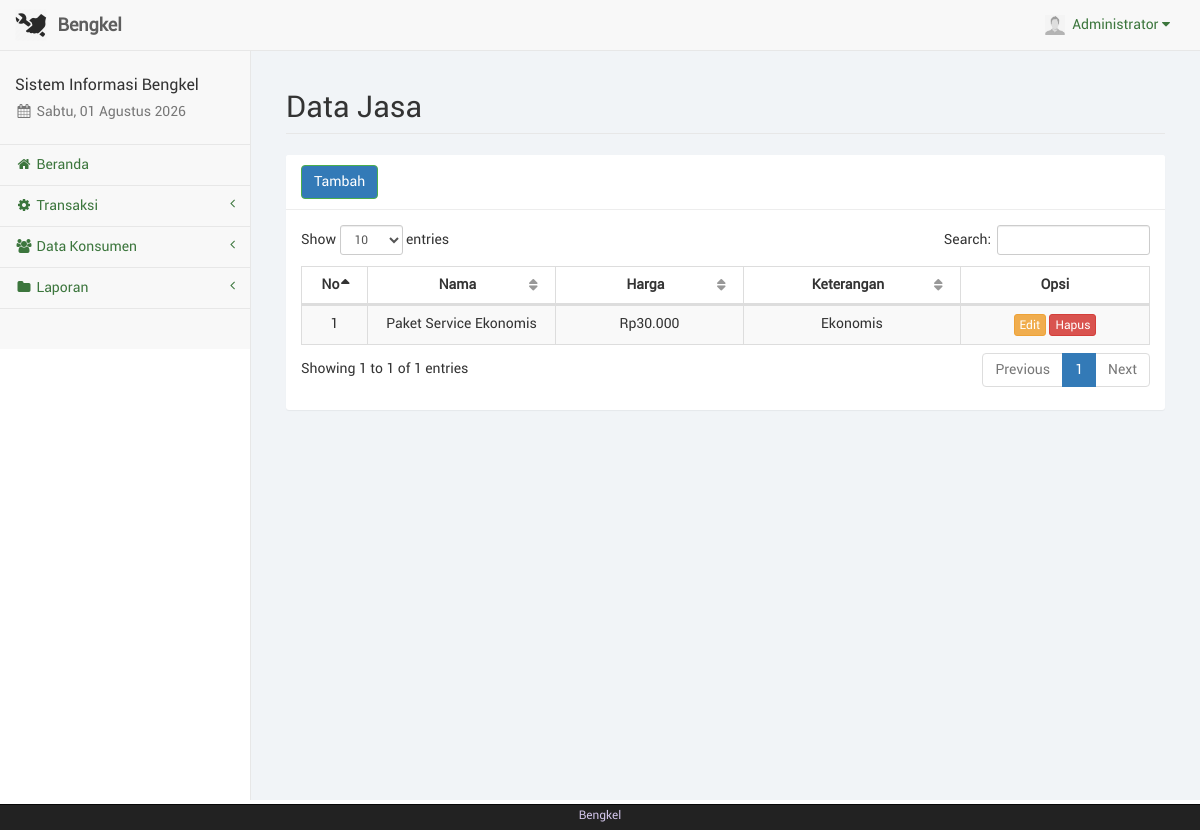
The app's page /jasa.php (signed in) with its own data.
### tables this page shows
CREATE TABLE IF NOT EXISTS `barangjasa` (
  `id_brg` int(11) NOT NULL,
  `nama` varchar(100) NOT NULL,
  `jenis` varchar(20) NOT NULL,
  `stok` varchar(10) NOT NULL,
  `harga` varchar(20) NOT NULL,
  `keterangan` text NOT NULL,
  `id_adm` int(11) NOT NULL
);

### sess_check.php (called while the page is built, shortened)
<?php
	$chk_sess = isset($_SESSION['admin']) ? (int)$_SESSION['admin'] : 0;
	include("dist/config/koneksi.php");
	$sql_sess = "SELECT * FROM admin WHERE id_adm='$chk_sess'";
	$ress_sess = mysqli_query($conn, $sql_sess);
	$row_sess = mysqli_fetch_array($ress_sess);
	$sess_admname = $row_sess['nama_adm'];
	$sess_admfoto = $row_sess['foto_adm'];
?>

### dist/function/format_rupiah.php (called while the page is built, shortened)
<?php
	function format_rupiah($rp) {
		$jumlah = number_format($rp, 0, ",", ".");
		$rupiah = "Rp". $jumlah;
		return $rupiah;
	}
?>

### jasa.php (the view, shortened to what this page needs)
<?php
	include("sess_check.php");
	$pagedesc = "Data Jasa";
	include("layout_top.php");
	include("dist/function/format_rupiah.php");
?>
		<div id="page-wrapper">
            <div class="container-fluid">
                <div class="row">
                    <div class="col-lg-12">
                        <h1 class="page-header">Data Jasa</h1>
                    </div>
                </div>
				<div class="row">
					<div class="col-lg-12"><?php include("layout_alert.php"); ?></div>
				</div>
				<div class="row">
					<div class="col-lg-12">
						<div class="panel panel-default">
							<div class="panel-heading">
								<a href="jasa_tambah.php" class="btn btn-success">Tambah</a>
							</div>
							<div class="panel-body">
								<table class="table table-striped table-bordered table-hover" id="tabel-data">
									<thead>
										<tr>
											<th width="1%">No</th>
											<th width="10%">Nama</th>
											<th width="10%">Harga</th>
											<th width="10%">Keterangan</th>
											<th width="10%">Opsi</th>
										</tr>
									</thead>
									<tbody>
										<?php
											$i = 1;
											$sql = "SELECT * FROM barangjasa WHERE jenis='jasa' ORDER BY nama ASC";
											$ress = mysqli_query($conn, $sql);
											while($data = mysqli_fetch_array($ress)) {
												echo '<tr>';
												echo '<td class="text-center">'. $i .'</td>';
												echo '<td class="text-center">'. $data['nama'] .'</td>';
												echo '<td class="text-center">'. format_rupiah($data['harga']) .'</td>';
												echo '<td class="text-center">'. $data['keterangan'] .'</td>';
												echo '<td class="text-center">
													  <a href="jasa_edit.php?js='. $data['id_brg'] .'" class="btn btn-warning btn-xs">Edit</a>';?>
													  <a href="jasa_hapus.php?js=<?php echo $data['id_brg'];?>" onclick="return confirm('Apakah anda yakin akan menghapus <?php echo $data['nama'];?>?');" class="btn btn-danger btn-xs">Hapus</a></td>
												<?php
												echo '</tr>';
												$i++;
											}
										?>
									</tbody>
								</table>
							</div>
						</div>
					</div>
				</div>
            </div>
        </div>
<?php
	include("layout_bottom.php");
?>

### layout_top.php (shortened to what this page needs)
<?php
	$haries = array("Sunday" => "Minggu", "Monday" => "Senin", "Tuesday" => "Selasa", "Wednesday" => "Rabu", "Thursday" => "Kamis", "Friday" => "Jum'at", "Saturday" => "Sabtu");
	$bulans = array("", "Januari", "Februari", "Maret", "April", "Mei", "Juni", "Juli", "Agustus", "September", "Oktober", "November", "Desember");
	$hari_ini = $haries[date("l")];
	$bulan_ini = $bulans[date("n")];
	$tanggal = date("d");
	$tahun = date("Y");
?>
<!DOCTYPE html>
<html lang="en">
<head>
	<link href="libs/bootstrap/dist/css/bootstrap.min.css" rel="stylesheet">
	<link href="libs/metisMenu/dist/metisMenu.min.css" rel="stylesheet">
    <link href="libs/datatables-plugins/integration/bootstrap/3/dataTables.bootstrap.css" rel="stylesheet">
    <link href="libs/datatables-responsive/css/dataTables.responsive.css" rel="stylesheet">
	<link href="dist/css/sb-admin-2.css" rel="stylesheet">
	<link href="dist/css/offline-font.css" rel="stylesheet">
	<link href="dist/css/custom.css" rel="stylesheet">
	<link href="libs/font-awesome/css/font-awesome.min.css" rel="stylesheet" type="text/css">
</head>
<body>
    <div id="wrapper">
        <nav class="navbar navbar-default navbar-static-top" role="navigation" style="margin-bottom: 0">
            <div class="navbar-header">
				<a class="navbar-brand hidden-xs" href="index.php">
					<img src="foto/logo.png" alt="brand" width="32" class="float-left image-brand">
					<div class="float-right">&nbsp;<strong>Bengkel</strong></div>
				</a>
			</div>
            <ul class="nav navbar-top-links navbar-right">
				<li class="dropdown dropdown-right">
					<a class="dropdown-toggle" data-toggle="dropdown" href="#">
						<img src="../foto/<?php echo $sess_admfoto;?>" width="20px" height="20px" padding="0px">&nbsp;&nbsp;<?php echo ucfirst($sess_admname); ?>&nbsp;<i class="fa fa-caret-down"></i>
					</a>
				</li>
			</ul>
            <div class="navbar-default sidebar" role="navigation">
                <div class="sidebar-nav navbar-collapse">
                    <ul class="nav" id="side-menu">
                        <li class="sidebar-search">
							<h4>Sistem Informasi Bengkel</h4>
							<h5 class="text-muted"><i class="fa fa-calendar fa-fw"></i>&nbsp;<?php echo $hari_ini.", ".$tanggal." ".$bulan_ini." ".$tahun ?></h5>
						</li>
						<?php
							if($pagedesc == "Beranda") {
								echo '<li><a href="index.php" class="active"><i class="fa fa-home fa-fw"></i>&nbsp;Beranda</a></li>';
							}
							else {
								echo '<li><a href="index.php"><i class="fa fa-home fa-fw"></i>&nbsp;Beranda</a></li>';
							}
							if(isset($menuparent) && $menuparent == "transaksi") {
								echo '<li class="active">';
							}
							else {
								echo '<li>';
							}
						?>
							<a href="#"><i class="fa fa-gear fa-fw"></i>&nbsp;Transaksi<span class="fa arrow"></span></a>
						</li>
						<?php
							if(isset($menuparent) && $menuparent == "konsumen") {
								echo '<li class="active">';
							}
							else {
								echo '<li>';
							}
						?>
							<a href="#"><i class="fa fa-group fa-fw"></i>&nbsp;Data Konsumen<span class="fa arrow"></span></a>
						<?php
							if(isset($menuparent) && $menuparent == "laporan") {
								echo '<li class="active">';
							}
							else {
								echo '<li>';
							}
						?>
							<a href="#"><i class="fa fa-folder fa-fw"></i>&nbsp;Laporan<span class="fa arrow"></span></a>
						</li>
	                </ul>
                </div>
            </div>
        </nav>

### records on screen
barangjasa: nama "Paket Service Ekonomis", harga "Rp30.000", keterangan "Ekonomis"

### other values on screen
$sess_admname "Administrator"
